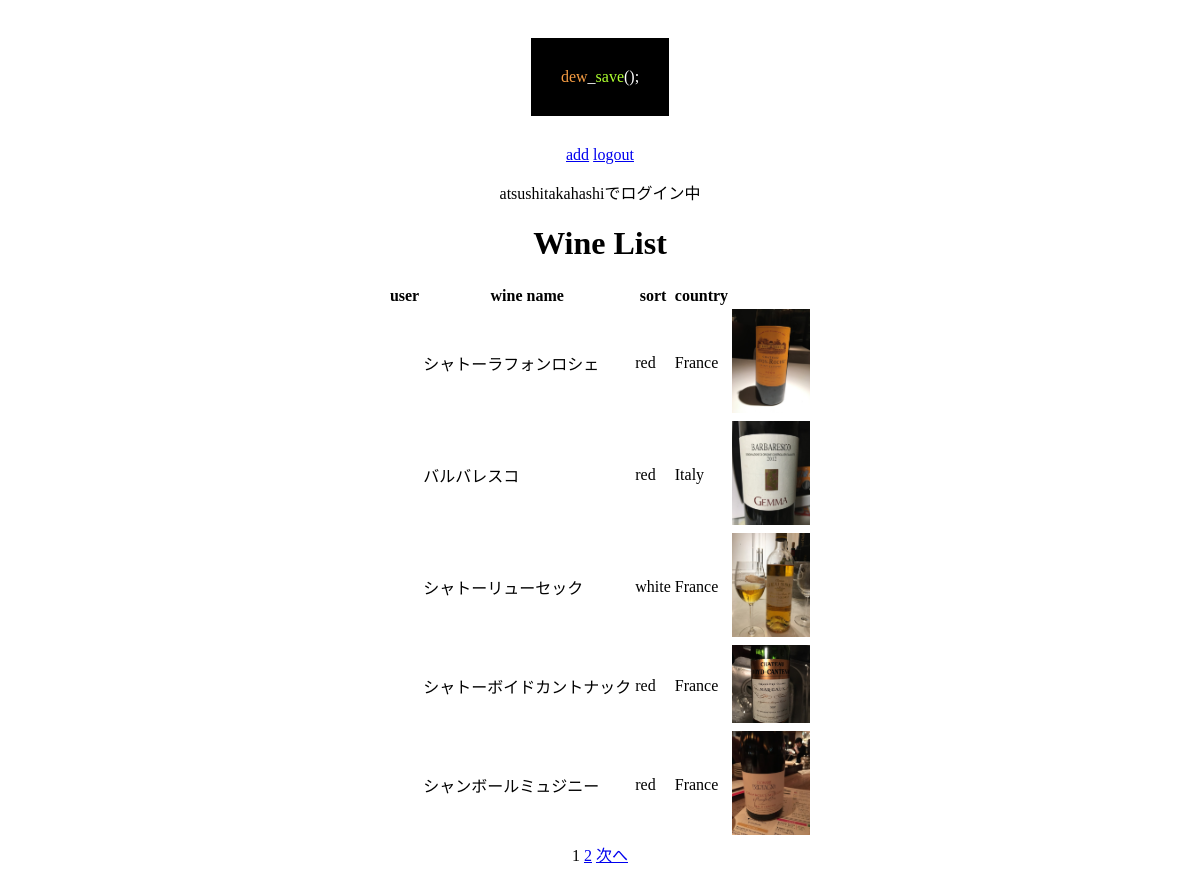
/all_wine/ (signed in), run on the app's committed database.
### wine/models.py (models this page shows, shortened)
class Wine(models.Model):
    sort_data = [
        ('red', 'red'),
        ('white', 'white'),
        ('sparkling', 'sparkling'),
    ]
    country_data = [
        ('France', 'France'),
        ('Italy','Italy'),
        ('Germany', 'Germany'),
        ('Spain', 'Spain'),
        ('Portugal', 'Portugal'),
        ('USA', 'USA'),
        ('Australia', 'Australia'),
        ('New Zealand', 'New Zealand'),
        ('Argentina', 'Argentina'),
        ('Chile', 'Chile'),
        ('South Africa', 'South Africa'),
        ('Japan', 'Japan'),
        ('etc.', 'etc.'),
    ]
    vintage_data = [
        ('1980', '1980'), ('1981', '1981'), ('1982', '1982'), ('1983', '1983'), ('1984', '1984'), ('1985', '1985'),
        ('1986', '1986'), ('1987', '1987'), ('1988', '1988'), ('1989', '1989'), ('1990', '1990'), ('1991', '1991'),
        ('1992', '1992'), ('1993', '1993'), ('1994', '1994'), ('1995', '1995'), ('1996', '1996'), ('1997', '1997'),
        ('1998', '1998'), ('1999', '1999'), ('2000', '2000'), ('2001', '2001'), ('2002', '2002'), ('2003', '2003'),
        ('2004', '2004'), ('2005', '2005'), ('2006', '2006'), ('2007', '2007'), ('2008', '2008'), ('2009', '2009'),
        ('2010', '2010'), ('2011', '2011'), ('2012', '2012'), ('2013', '2013'), ('2014', '2014'), ('2015', '2015'),
        ('2016', '2016'), ('2017', '2017'), ('2018', '2018'), ('2019', '2019'), ('2020', '2020'),
    ]
    grape_data = [
        ('Chardonnay', 'Chardonnay'),
        ('Sauvignon Blanc', 'Sauvignon Blanc'),
        ('Riesling', 'Riesling'),
        ('Gewürztraminer', 'Gewürztraminer'),
        ('Semillon', 'Semillon'),
        ('Viognier', 'Viognier'),
        ('Pino Blanc', 'Pino Blanc'),
        ('Muscadet', 'Muscadet'),
        ('Pino gris', 'Pino gris'),
        ('Cortese', 'Cortese'),
        ('Trebbiano', 'Trebbiano'),
        ('Garganega', 'Garganega'),
        ('Malvasia', 'Malvasia'),
        ('Chenin Blanc', 'Chenin Blanc'),
        ('Albariño', 'Albariño'),
        ('甲州', '甲州'),
        ('etc.', 'etc.'),
    ]
    eye_data = [
        ('green', 'green'),
        ('lemon yellow', 'lemon yellow'),
        ('yellow', 'yellow'),
        ('gold', 'gold'),
        ('amber', 'amber'),
    ]
    nose_data = [
        ('lemmon', 'レモン'), ('kime', 'ライム'), ('grapefruit', 'グレープフルーツ'), ('apple', 'リンゴ'), ('green apple', '青りんご'),
        ('pear', '洋ナシ'), ('peach', '桃'), ('apricot', 'アプリコット'), ('pineapple', 'パイナップル'), ('passion fruit', 'パッションフルーツ'),
        ('banana', 'バナナ'), ('mango', 'マンゴー'), ('lychee', 'ライチ'), ('muscat', 'マスカット'), ('water melon', 'メロン'),
        ('kinmokusei', 'キンモクセイ'), ('mint', 'ミント'), ('rose', 'バラ'), ('floral', 'お花のような'), ('herb', 'ハーブの'), ('perfume', '香水'),
        ('barrel incense', '樽香'), ('toast', 'トースト'), ('butter', 'バター'), ('vanila', 'バニラ'), ('sulfur', '硫黄'), ('honey', 'はちみつ'),
        ('cinnamon', 'シナモン'),('mineral', 'ミネラル'),
    ]
    mouth_data = [
        ('fresh', 'フレッシュ感のある'),
        ('dry', 'ドライな'),
        ('sour', '酸味が目立つ'),
        ('balance', 'バランスの良い'),
        ('sweat', '甘さのある'),
        ('fruity','フルーツ感のある'),
        ('elegant', 'エレガントな,綺麗な'),
        ('mineral','ミネラルのある'),
        ('rich', '芳醇な、豊かな'),
        ('thick', '厚みのある'),
        ('strong', '濃縮し力強い'),
        ('aging', '長期熟成型のような'),
    ]
    error_msg = [
        '50文字まででお願いします。',
        '10文字まででお願い致します。',
        '点数は5点までで採点お願い致します。',
        '点数は0点以上で採点お願い致します。',
        'ファイル形式はJPEG,PNG,GIFでお願い致します。'
    ]
    name = models.CharField(verbose_name='Name', max_length=100,validators=[MaxLengthValidator(50,error_msg[0])])
    sort = models.CharField(verbose_name='Sort',choices=sort_data,max_length=100)
    country = models.CharField(verbose_name='Country', choices=country_data,max_length=100)
    vintage = models.CharField(verbose_name='Vintage', choices=vintage_data,max_length=100,blank=True)
    grape = models.CharField(verbose_name='Grape', choices=grape_data,max_length=100,blank=True)
    eye = models.CharField(verbose_name='Eye', choices=eye_data,max_length=100,blank=True)
    nose = models.CharField(verbose_name='Nose', choices=nose_data,max_length=100,blank=True)
    mouth = models.CharField(verbose_name='Mouth', choices=mouth_data,max_length=100,blank=True)
    date= models.DateField(verbose_name='Date')
    memo = models.CharField(verbose_name='Memo', max_length=200, blank=True)
    point = models.FloatField(verbose_name='Point',validators=[MaxValueValidator(5,error_msg[2]),MinValueValidator(0,error_msg[3])])
    pic = models.ImageField(upload_to='images/',blank=True,validators=[FileExtensionValidator(['JPG','PNG','GIF'],error_msg[4])])

### wine/views.py (the view)
# urls.py: path('all_wine/', All_wine.as_view(), name='all'),
class All_wine(LoginRequiredMixin,ListView):
    model = Wine
    template_name = 'wine/all_wine.html'
    paginate_by = 5
    queryset = Wine.objects.order_by('-id')

### wine/templates/wine/all_wine.html (shortened to what this page needs)
{% extends 'wine/layout.html' %}
{% block main%}
    <a href="{% url 'wine:add' %}">add</a>
    <a href="{% url 'account:logout' %}">logout</a>
    {% if user.is_authenticated %}
        <p>{{ user.get_username }}でログイン中</p>
    {% else %}
        <p>ログインしていません</p>
    {% endif %}
    <h1>Wine List</h1>
    <table>
        <tr>
            <th>user</th>
            <th>wine name</th>
            <th>sort</th>
            <th>country</th>
        </tr>
        {% for item in object_list %}
        <tr>
            <td>{{item.user}}</td>
            <td>{{item.name}}</td>
            <td>{{item.sort}}</td>
            <td>{{item.country}}</td>
        {% if item.pic %}
           <td><a href="/detail_wine/{{item.id}}/" ><img src='{{item.pic.url}}' width="78px"></a></td>
        {% endif %}
        </tr>
        {% endfor %}
    </table>
    {% for num in page_obj.paginator.page_range %}
        {% if page_obj.number == num %}
            <span>{{ num }}</span>
        {% else %}
            <a href="?page={{ num }}">{{ num }}</a>
        {% endif %}
    {% endfor %}
    {% if page_obj.has_next %}
        <a href="?page={{ page_obj.next_page_number }}">次へ</a>
    {% endif %}
{% endblock %}

### wine/templates/wine/layout.html (shortened to what this page needs)
{% load static %}
<!DOCTYPE html>
<html lang="ja">
<head>
    <link rel="stylesheet" href="{% static 'wine/css/stylesheet.css' %}">
</head>
    <body>
        <center>
            <header>
                <div class="logo">
                    <span class="dew">dew</span>_<span class="save">save</span>();
                </div>
            </header>
            <main>
                {% block main%}{% endblock %}
            </main>
        </center>
    </body>
</html>

### wine/static/wine/css/stylesheet.css (style rules this page uses)
.logo { margin: 30px; padding: 30px; display: inline-block; background-color: black; color: white; }
.dew { color: #f59c42; }
.save { color: greenyellow; }

### data on the page
Wine: name "シャトーラフォンロシェ", sort "red", country "France", pic (picture)
Wine: name "バルバレスコ", sort "red", country "Italy", pic (picture)
Wine: name "シャトーリューセック", sort "white", country "France", pic (picture)
Wine: name "シャトーボイドカントナック", sort "red", country "France", pic (picture)
Wine: name "シャンボールミュジニー", sort "red", country "France", pic (picture)

### other printed values
{{ user.get_username }} "atsushitakahashi"
{{ num }} "1"
{{ num }} "2"
